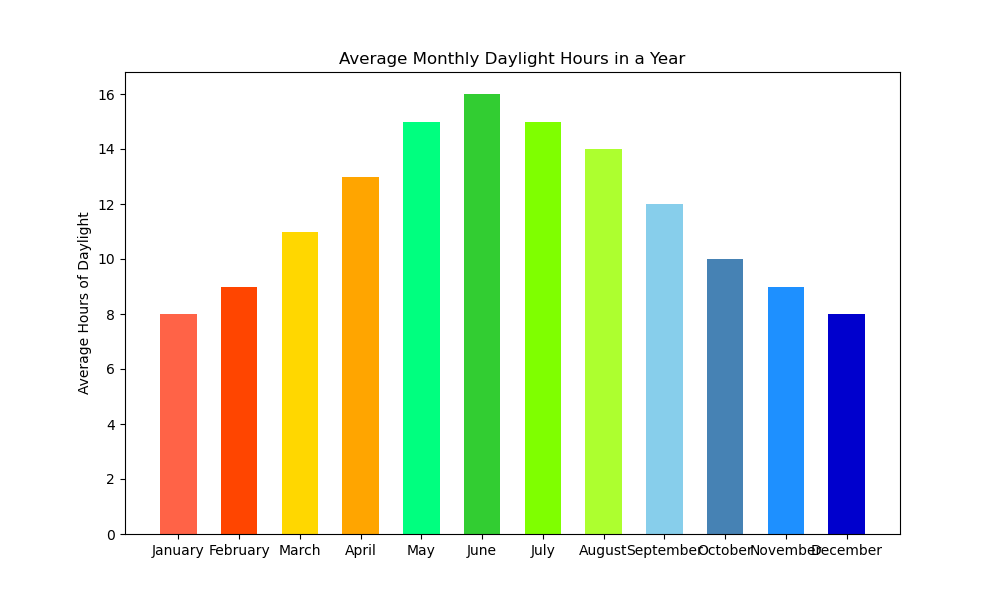

This chart was generated by the following Python code:

import matplotlib.pyplot as plt

# Data
months = [
    "January", "February", "March", "April",
    "May", "June", "July", "August",
    "September", "October", "November", "December"
]
average_hours_of_daylight = [8, 9, 11, 13, 15, 16, 15, 14, 12, 10, 9, 8]

# Creating vertical bar chart
fig, ax = plt.subplots(figsize=(10, 6))  # Change the width and height of the chart

ax.bar(months, average_hours_of_daylight, color=[
    '#FF6347', '#FF4500', '#FFD700', '#FFA500',
    '#00FF7F', '#32CD32', '#7FFF00', '#ADFF2F',
    '#87CEEB', '#4682B4', '#1E90FF', '#0000CD'
], width=0.6)  # Change bar color and width

# Adding labels and title
ax.set_ylabel('Average Hours of Daylight')
ax.set_title('Average Monthly Daylight Hours in a Year')

# Show the plot
plt.show()
